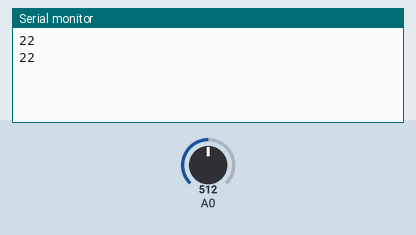
Simulated run of this sketch. Board: Arduino Uno, built with avr-gcc and run on an emulated ATmega328P. Parts: the last lines printed to the serial monitor. The test bench sets the inputs (shaded band); at power-on: A0 = 512.

Above: at 1.8 s.
1.9 s: A0 set to 716
At 2.9 s:
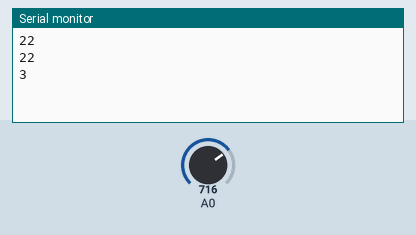
3.4 s: A0 set to 900
At 4.5 s:
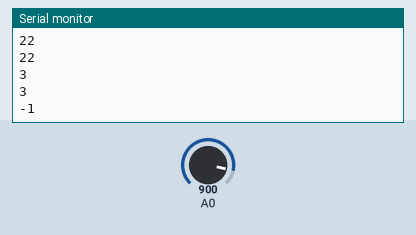
Timing chart, 0 to 6.4 s (numbered marks = the images above; inputs shaded):
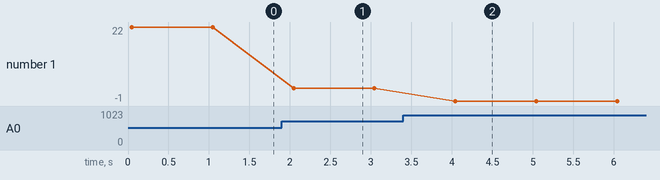

Measured:
- after the input at 1.9 s, the serial monitor: prints a new line after 0.14 s (image 1)
- after the input at 3.4 s, the serial monitor: prints a new line after 0.65 s (image 2)
- plotted number 1: 22 → 3 after the input at 1.9 s, 3 → -1 after the input at 3.4 s

The sketch:

arduinotempmeasure.ino
```cpp
// 抵抗値/温度リスト
float rtLsit[100];
// 抵抗分圧用の10kΩ抵抗
int R1 = 10000;

//カウンタ
int cnt = 0;

// NTCサーミスタの現在温度から抵抗値を算出する
// B:B定数 R0:基準温度(T1)での抵抗値 T1:基準温度 T2:現在温度
float NTCThermistor_res(int B, int R0 ,float T1, float T2){
  const float e = 2.7182818284; // ネイピア数
  float exponent = B * ((1.0 / (T2 + 273.15)) - (1.0 / (T1 + 273.15)));
  return (R0 * pow(e,exponent));
}

void setup() {
  Serial.begin(9600);

  // 0-100℃までの抵抗値/温度リストを生成
  for (int i =0; i < 100; i++){
    // 温度から抵抗値を算出する
    rtLsit[i] = NTCThermistor_res(3800,10000,22,i);
  }
}

void loop() {

  // アナログ入力の値を電圧(V)に変換
  float voltage = (analogRead(A0) / 1024.0) * 5.0;

  /*
  Serial.print("input voltage [V]");
  Serial.print(voltage);
  Serial.print("Resistor [R]");
  */

  // サーミスタの抵抗値
  /*
  if(resistance > 999){
    Serial.print(resistance / 1000);
    Serial.print("k");
  }else{
    Serial.print(resistance);
  }
  Serial.print("Ω ");
 */


  // サーミスタの周辺温度
  // Serial.print("温度： ");

  float resistance = voltage / (5.0 - voltage) * R1;

  for (int i =0; i < 100; i++){
    if (resistance == rtLsit[i]){
      Serial.println(i);
      //Serial.print("℃ ");
      break;
    }
    if (resistance > rtLsit[i]){
      Serial.println(i-1);
      //Serial.print("℃ ");
      break;
    }


  }

  cnt++;

  delay(1000);
}
```
